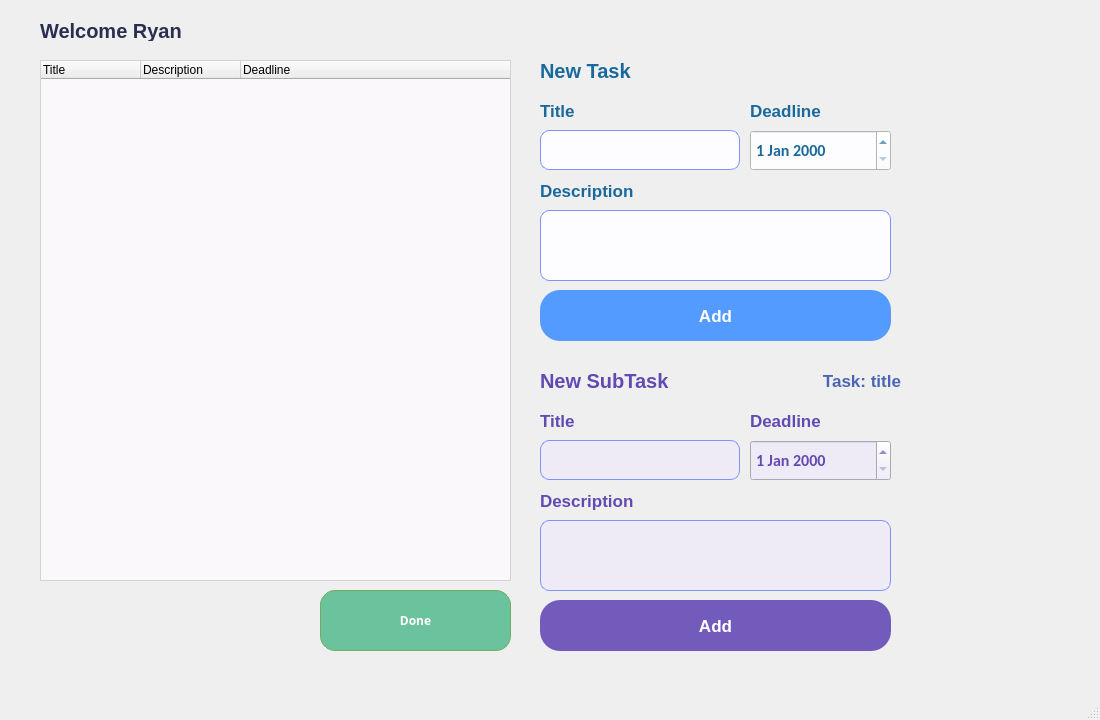
<?xml version="1.0" encoding="UTF-8"?>
<ui version="4.0">
 <class>HomeWindow</class>
 <widget class="QMainWindow" name="HomeWindow">
  <property name="geometry">
   <rect>
    <x>0</x>
    <y>0</y>
    <width>1100</width>
    <height>720</height>
   </rect>
  </property>
  <property name="sizePolicy">
   <sizepolicy hsizetype="Fixed" vsizetype="Fixed">
    <horstretch>0</horstretch>
    <verstretch>0</verstretch>
   </sizepolicy>
  </property>
  <property name="windowTitle">
   <string>MainWindow</string>
  </property>
  <property name="styleSheet">
   <string notr="true">HomeWindow {
	background-image : url(:/HomeWindow.png);
	
}</string>
  </property>
  <widget class="QWidget" name="centralwidget">
   <widget class="QPushButton" name="PB_profile">
    <property name="geometry">
     <rect>
      <x>975</x>
      <y>25</y>
      <width>90</width>
      <height>90</height>
     </rect>
    </property>
    <property name="minimumSize">
     <size>
      <width>90</width>
      <height>90</height>
     </size>
    </property>
    <property name="maximumSize">
     <size>
      <width>90</width>
      <height>90</height>
     </size>
    </property>
    <property name="cursor">
     <cursorShape>PointingHandCursor</cursorShape>
    </property>
    <property name="styleSheet">
     <string notr="true">QWidget #PB_profile {
	background-image : url(:/icons/EditProfile.png);
	background-position : center;
	background-repeat : no repeat;
	background-size: contain;
	display:inline-block;
	border-radius:0px;
	cursor:pointer;
	color:#ffffff;
	font-family:Arial;
	font-size:12px;

	padding:50px 10px;
}

QPushButton:hover {
	background-color:#a7cdff;
}
QPushButton:pressed {
	background-color:#transparent;
	color:#000000;
}

QPushButton:active {
		position:relative;
	top:1px;
}
</string>
    </property>
    <property name="text">
     <string/>
    </property>
   </widget>
   <widget class="QPushButton" name="PB_logout">
    <property name="geometry">
     <rect>
      <x>975</x>
      <y>130</y>
      <width>90</width>
      <height>90</height>
     </rect>
    </property>
    <property name="minimumSize">
     <size>
      <width>90</width>
      <height>90</height>
     </size>
    </property>
    <property name="maximumSize">
     <size>
      <width>90</width>
      <height>90</height>
     </size>
    </property>
    <property name="cursor">
     <cursorShape>PointingHandCursor</cursorShape>
    </property>
    <property name="styleSheet">
     <string notr="true">QWidget #PB_logout {
	background-image : url(:/icons/Logout.png);
	background-position : center;
	background-repeat : no repeat;
	background-size: contain;
	display:inline-block;
	border-radius:0px;
	cursor:pointer;
	color:#ffffff;
	font-family:Arial;
	font-size:12px;

	padding:50px 10px;
}

QPushButton:hover {
	background-color:#a7cdff;
}
QPushButton:pressed {
	background-color:#transparent;
	color:#000000;
}

QPushButton:active {
		position:relative;
	top:1px;
}
</string>
    </property>
    <property name="text">
     <string/>
    </property>
   </widget>
   <widget class="QLabel" name="LB_welcome">
    <property name="geometry">
     <rect>
      <x>40</x>
      <y>20</y>
      <width>211</width>
      <height>21</height>
     </rect>
    </property>
    <property name="styleSheet">
     <string notr="true">font-family: Arial;
font-size: 20px;
letter-spacing: 0px;
word-spacing: 0px;
color: #2A2F4F;
font-weight: bold;
text-decoration: none;
font-style: normal;
font-variant: normal;
text-transform: none;
</string>
    </property>
    <property name="text">
     <string>Welcome Ryan</string>
    </property>
   </widget>
   <widget class="QTreeWidget" name="treeWidget">
    <property name="geometry">
     <rect>
      <x>40</x>
      <y>60</y>
      <width>471</width>
      <height>521</height>
     </rect>
    </property>
    <property name="styleSheet">
     <string notr="true">QTreeWidget {
    background-color: #fbf8fc;
    border: 1px solid #d3d3d3;
    alternate-background-color: #e3e3e3;
}

QTreeView::item {
    padding: 6px;
}

QTreeView::item:selected {
	background-color: #d6b8e1;
    color: #ffffff;
}

QTreeView::item:hover {
    background-color: #ffdaea;
}

</string>
    </property>
    <column>
     <property name="text">
      <string>Title</string>
     </property>
    </column>
    <column>
     <property name="text">
      <string>Description</string>
     </property>
    </column>
    <column>
     <property name="text">
      <string>Deadline</string>
     </property>
    </column>
   </widget>
   <widget class="QLabel" name="label_2">
    <property name="geometry">
     <rect>
      <x>540</x>
      <y>60</y>
      <width>211</width>
      <height>21</height>
     </rect>
    </property>
    <property name="styleSheet">
     <string notr="true">font-family: Arial;
font-size: 20px;
letter-spacing: 0px;
word-spacing: 0px;
color: #1a699d;
font-weight: bold;
text-decoration: none;
font-style: normal;
font-variant: normal;
text-transform: none;
</string>
    </property>
    <property name="text">
     <string>New Task</string>
    </property>
   </widget>
   <widget class="QLineEdit" name="LE_titleTask">
    <property name="geometry">
     <rect>
      <x>540</x>
      <y>130</y>
      <width>200</width>
      <height>40</height>
     </rect>
    </property>
    <property name="minimumSize">
     <size>
      <width>200</width>
      <height>40</height>
     </size>
    </property>
    <property name="maximumSize">
     <size>
      <width>200</width>
      <height>40</height>
     </size>
    </property>
    <property name="styleSheet">
     <string notr="true">QLineEdit {
	background-color:#fdfcfe;
	border-radius:9px;
	border:1px solid #7e93ff;
	display:inline-block;
	cursor:text;
	color:#6671d4;
	font-family:Impactl;
	font-size: 12px;
	font-weight:bold;
	padding:5px 20px;
	text-decoration:none;
	text-shadow:10px 0px 0px #9752cc;
}
</string>
    </property>
    <property name="placeholderText">
     <string/>
    </property>
   </widget>
   <widget class="QLabel" name="label_3">
    <property name="geometry">
     <rect>
      <x>540</x>
      <y>100</y>
      <width>211</width>
      <height>21</height>
     </rect>
    </property>
    <property name="styleSheet">
     <string notr="true">font-family: Arial;
font-size: 17px;
letter-spacing: 0px;
word-spacing: 0px;
color: #1a699d;
font-weight: bold;
text-decoration: none;
font-style: normal;
font-variant: normal;
text-transform: none;
</string>
    </property>
    <property name="text">
     <string>Title</string>
    </property>
   </widget>
   <widget class="QLabel" name="label_4">
    <property name="geometry">
     <rect>
      <x>540</x>
      <y>180</y>
      <width>211</width>
      <height>21</height>
     </rect>
    </property>
    <property name="styleSheet">
     <string notr="true">font-family: Arial;
font-size: 17px;
letter-spacing: 0px;
word-spacing: 0px;
color: #1a699d;
font-weight: bold;
text-decoration: none;
font-style: normal;
font-variant: normal;
text-transform: none;
</string>
    </property>
    <property name="text">
     <string>Description</string>
    </property>
   </widget>
   <widget class="QDateEdit" name="DE_deadlineTask">
    <property name="geometry">
     <rect>
      <x>750</x>
      <y>130</y>
      <width>141</width>
      <height>41</height>
     </rect>
    </property>
    <property name="styleSheet">
     <string notr="true">QDateEdit {
    background-color: #fdfcfe; 

    padding: 1px; 
	font-family: Calibri;
	font-size: 16px;
	color: #1a699d;
	font-weight: bold;
}
</string>
    </property>
   </widget>
   <widget class="QLabel" name="label_5">
    <property name="geometry">
     <rect>
      <x>750</x>
      <y>100</y>
      <width>141</width>
      <height>21</height>
     </rect>
    </property>
    <property name="styleSheet">
     <string notr="true">font-family: Arial;
font-size: 17px;
letter-spacing: 0px;
word-spacing: 0px;
color: #1a699d;
font-weight: bold;
text-decoration: none;
font-style: normal;
font-variant: normal;
text-transform: none;
</string>
    </property>
    <property name="text">
     <string>Deadline</string>
    </property>
   </widget>
   <widget class="QPushButton" name="PB_addTask">
    <property name="enabled">
     <bool>true</bool>
    </property>
    <property name="geometry">
     <rect>
      <x>540</x>
      <y>290</y>
      <width>351</width>
      <height>51</height>
     </rect>
    </property>
    <property name="cursor">
     <cursorShape>PointingHandCursor</cursorShape>
    </property>
    <property name="styleSheet">
     <string notr="true">QPushButton {
	background-color:#549BFF;
	border-radius:20px;
	display:inline-block;
	cursor:pointer;
	color:#ffffff;
	font-family:Arial;
	font-size:17px;
	font-weight:bold;
	padding:10px 45px;
	text-decoration:none;
	text-shadow:0px 1px 0px #2f6627;
}

QPushButton:hover {
	background-color:#6eaaff;
}

QPushButton:active {
		position:relative;
	top:1px;
}
</string>
    </property>
    <property name="text">
     <string>Add</string>
    </property>
   </widget>
   <widget class="QTextEdit" name="TE_desTask">
    <property name="geometry">
     <rect>
      <x>540</x>
      <y>210</y>
      <width>351</width>
      <height>71</height>
     </rect>
    </property>
    <property name="styleSheet">
     <string notr="true">background-color : #fdfcfe;
	border-radius:9px;
	border:1px solid #7e93ff;
	display:inline-block;
	cursor:text;
	color:#6671d4;
	font-family:Impactl;
	font-size: 12px;
	font-weight:bold;
	padding:5px 20px;
	text-decoration:none;
	text-shadow:10px 0px 0px #9752cc;</string>
    </property>
   </widget>
   <widget class="QPushButton" name="PB_done">
    <property name="enabled">
     <bool>true</bool>
    </property>
    <property name="geometry">
     <rect>
      <x>320</x>
      <y>590</y>
      <width>191</width>
      <height>61</height>
     </rect>
    </property>
    <property name="cursor">
     <cursorShape>PointingHandCursor</cursorShape>
    </property>
    <property name="styleSheet">
     <string notr="true">QPushButton {
    background-color: #6ac39d;
    border: 1px solid #70ad5e;
    border-radius: 15px;
    padding: 8px 8px;
	color: #fefeff;
	font-family : Cabin;
	font-weight : bold;
	font-size : 12px;

	
}

QPushButton::hover {
	background-color : #7ccba9;

}

QPushButton:disabled {
	background-color : #7a9a71;
	border: 1px solid #7a9a71;
}</string>
    </property>
    <property name="text">
     <string>Done</string>
    </property>
   </widget>
   <widget class="QWidget" name="addSubWidget" native="true">
    <property name="geometry">
     <rect>
      <x>540</x>
      <y>370</y>
      <width>361</width>
      <height>291</height>
     </rect>
    </property>
    <widget class="QPushButton" name="PB_addSub">
     <property name="enabled">
      <bool>true</bool>
     </property>
     <property name="geometry">
      <rect>
       <x>0</x>
       <y>230</y>
       <width>351</width>
       <height>51</height>
      </rect>
     </property>
     <property name="cursor">
      <cursorShape>PointingHandCursor</cursorShape>
     </property>
     <property name="styleSheet">
      <string notr="true">QPushButton {
	background-color: #735bbc;
	border-radius:20px;
	display:inline-block;
	cursor:pointer;
	color:#ffffff;
	font-family:Arial;
	font-size:17px;
	font-weight:bold;
	padding:10px 45px;
	text-decoration:none;
	text-shadow:0px 1px 0px #2f6627;
}

QPushButton:hover {
	background-color:#826dc3;
}

QPushButton:active {
		position:relative;
	top:1px;
}
</string>
     </property>
     <property name="text">
      <string>Add</string>
     </property>
    </widget>
    <widget class="QDateEdit" name="DE_deadlineSub">
     <property name="geometry">
      <rect>
       <x>210</x>
       <y>70</y>
       <width>141</width>
       <height>41</height>
      </rect>
     </property>
     <property name="styleSheet">
      <string notr="true">QDateEdit {
    background-color: #eeebf7; 

    padding: 1px; 
	font-family: Calibri;
	font-size: 16px;
	color: #634ab3;
	font-weight: bold;
}
</string>
     </property>
    </widget>
    <widget class="QLabel" name="label_6">
     <property name="geometry">
      <rect>
       <x>0</x>
       <y>40</y>
       <width>211</width>
       <height>21</height>
      </rect>
     </property>
     <property name="styleSheet">
      <string notr="true">font-family: Arial;
font-size: 17px;
letter-spacing: 0px;
word-spacing: 0px;
color: #634ab3;
font-weight: bold;
text-decoration: none;
font-style: normal;
font-variant: normal;
text-transform: none;
</string>
     </property>
     <property name="text">
      <string>Title</string>
     </property>
    </widget>
    <widget class="QLineEdit" name="LE_titleSub">
     <property name="geometry">
      <rect>
       <x>0</x>
       <y>70</y>
       <width>200</width>
       <height>40</height>
      </rect>
     </property>
     <property name="minimumSize">
      <size>
       <width>200</width>
       <height>40</height>
      </size>
     </property>
     <property name="maximumSize">
      <size>
       <width>200</width>
       <height>40</height>
      </size>
     </property>
     <property name="styleSheet">
      <string notr="true">QLineEdit {
	background-color: #eeebf7;
	border-radius:9px;
	border:1px solid #7e93ff;
	display:inline-block;
	cursor:text;
	color:#6671d4;
	font-family:Impactl;
	font-size: 12px;
	font-weight:bold;
	padding:5px 20px;
	text-decoration:none;
	text-shadow:10px 0px 0px #9752cc;
}
</string>
     </property>
     <property name="placeholderText">
      <string/>
     </property>
    </widget>
    <widget class="QLabel" name="label_7">
     <property name="geometry">
      <rect>
       <x>0</x>
       <y>0</y>
       <width>211</width>
       <height>21</height>
      </rect>
     </property>
     <property name="styleSheet">
      <string notr="true">font-family: Arial;
font-size: 20px;
letter-spacing: 0px;
word-spacing: 0px;
color: #634ab3;
font-weight: bold;
text-decoration: none;
font-style: normal;
font-variant: normal;
text-transform: none;
</string>
     </property>
     <property name="text">
      <string>New SubTask</string>
     </property>
    </widget>
    <widget class="QTextEdit" name="TE_desSub">
     <property name="geometry">
      <rect>
       <x>0</x>
       <y>150</y>
       <width>351</width>
       <height>71</height>
      </rect>
     </property>
     <property name="styleSheet">
      <string notr="true">background-color : #eeebf7;
	border-radius:9px;
	border:1px solid #7e93ff;
	display:inline-block;
	cursor:text;
	color:#6671d4;
	font-family:Impactl;
	font-size: 12px;
	font-weight:bold;
	padding:5px 20px;
	text-decoration:none;
	text-shadow:10px 0px 0px #9752cc;</string>
     </property>
    </widget>
    <widget class="QLabel" name="label_9">
     <property name="geometry">
      <rect>
       <x>210</x>
       <y>40</y>
       <width>141</width>
       <height>21</height>
      </rect>
     </property>
     <property name="styleSheet">
      <string notr="true">font-family: Arial;
font-size: 17px;
letter-spacing: 0px;
word-spacing: 0px;
color: #634ab3;
font-weight: bold;
text-decoration: none;
font-style: normal;
font-variant: normal;
text-transform: none;
</string>
     </property>
     <property name="text">
      <string>Deadline</string>
     </property>
    </widget>
    <widget class="QLabel" name="label_8">
     <property name="geometry">
      <rect>
       <x>0</x>
       <y>120</y>
       <width>211</width>
       <height>21</height>
      </rect>
     </property>
     <property name="styleSheet">
      <string notr="true">font-family: Arial;
font-size: 17px;
letter-spacing: 0px;
word-spacing: 0px;
color: #634ab3;
font-weight: bold;
text-decoration: none;
font-style: normal;
font-variant: normal;
text-transform: none;
</string>
     </property>
     <property name="text">
      <string>Description</string>
     </property>
    </widget>
    <widget class="QLabel" name="LB_taskTitle">
     <property name="geometry">
      <rect>
       <x>150</x>
       <y>0</y>
       <width>211</width>
       <height>21</height>
      </rect>
     </property>
     <property name="styleSheet">
      <string notr="true">font-family: Arial;
font-size: 17px;
letter-spacing: 0px;
word-spacing: 0px;
color: #4a66b3;
font-weight: bold;
text-decoration: none;
font-style: normal;
font-variant: normal;
text-transform: none;
</string>
     </property>
     <property name="text">
      <string>Task: title</string>
     </property>
     <property name="alignment">
      <set>Qt::AlignRight|Qt::AlignTrailing|Qt::AlignVCenter</set>
     </property>
    </widget>
   </widget>
  </widget>
  <widget class="QMenuBar" name="menubar">
   <property name="geometry">
    <rect>
     <x>0</x>
     <y>0</y>
     <width>1100</width>
     <height>25</height>
    </rect>
   </property>
  </widget>
  <widget class="QStatusBar" name="statusbar"/>
 </widget>
 <resources/>
 <connections/>
</ui>
